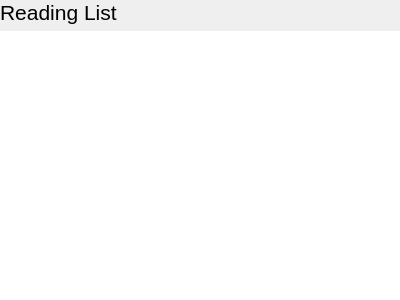
<?xml version="1.0" encoding="UTF-8"?>
<ui version="4.0">
 <class>readinglistbar</class>
 <widget class="QWidget" name="readinglistbar">
  <property name="geometry">
   <rect>
    <x>0</x>
    <y>0</y>
    <width>400</width>
    <height>300</height>
   </rect>
  </property>
  <property name="windowTitle">
   <string>Form</string>
  </property>
  <layout class="QVBoxLayout" name="verticalLayout">
   <property name="leftMargin">
    <number>0</number>
   </property>
   <property name="topMargin">
    <number>0</number>
   </property>
   <property name="rightMargin">
    <number>0</number>
   </property>
   <property name="bottomMargin">
    <number>0</number>
   </property>
   <item>
    <layout class="QHBoxLayout" name="horizontalLayout">
     <item>
      <widget class="QLabel" name="label">
       <property name="font">
        <font>
         <pointsize>16</pointsize>
        </font>
       </property>
       <property name="text">
        <string>Reading List</string>
       </property>
      </widget>
     </item>
     <item>
      <spacer name="horizontalSpacer">
       <property name="orientation">
        <enum>Qt::Horizontal</enum>
       </property>
       <property name="sizeHint" stdset="0">
        <size>
         <width>40</width>
         <height>20</height>
        </size>
       </property>
      </spacer>
     </item>
     <item>
      <widget class="QPushButton" name="readingListMenuButton">
       <property name="text">
        <string/>
       </property>
       <property name="icon">
        <iconset resource="../resources/kiwix.qrc">
         <normaloff>:/icons/more-vertical.svg</normaloff>:/icons/more-vertical.svg</iconset>
       </property>
       <property name="iconSize">
        <size>
         <width>30</width>
         <height>30</height>
        </size>
       </property>
       <property name="flat">
        <bool>true</bool>
       </property>
      </widget>
     </item>
    </layout>
   </item>
   <item>
    <widget class="QListWidget" name="listWidget">
     <property name="frameShape">
      <enum>QFrame::NoFrame</enum>
     </property>
     <property name="lineWidth">
      <number>0</number>
     </property>
     <property name="horizontalScrollBarPolicy">
      <enum>Qt::ScrollBarAlwaysOff</enum>
     </property>
     <property name="sizeAdjustPolicy">
      <enum>QAbstractScrollArea::AdjustToContents</enum>
     </property>
     <property name="textElideMode">
      <enum>Qt::ElideRight</enum>
     </property>
     <property name="isWrapping" stdset="0">
      <bool>false</bool>
     </property>
     <property name="uniformItemSizes">
      <bool>true</bool>
     </property>
     <property name="wordWrap">
      <bool>true</bool>
     </property>
    </widget>
   </item>
  </layout>
 </widget>
 <resources>
  <include location="../resources/kiwix.qrc"/>
 </resources>
 <connections/>
</ui>
